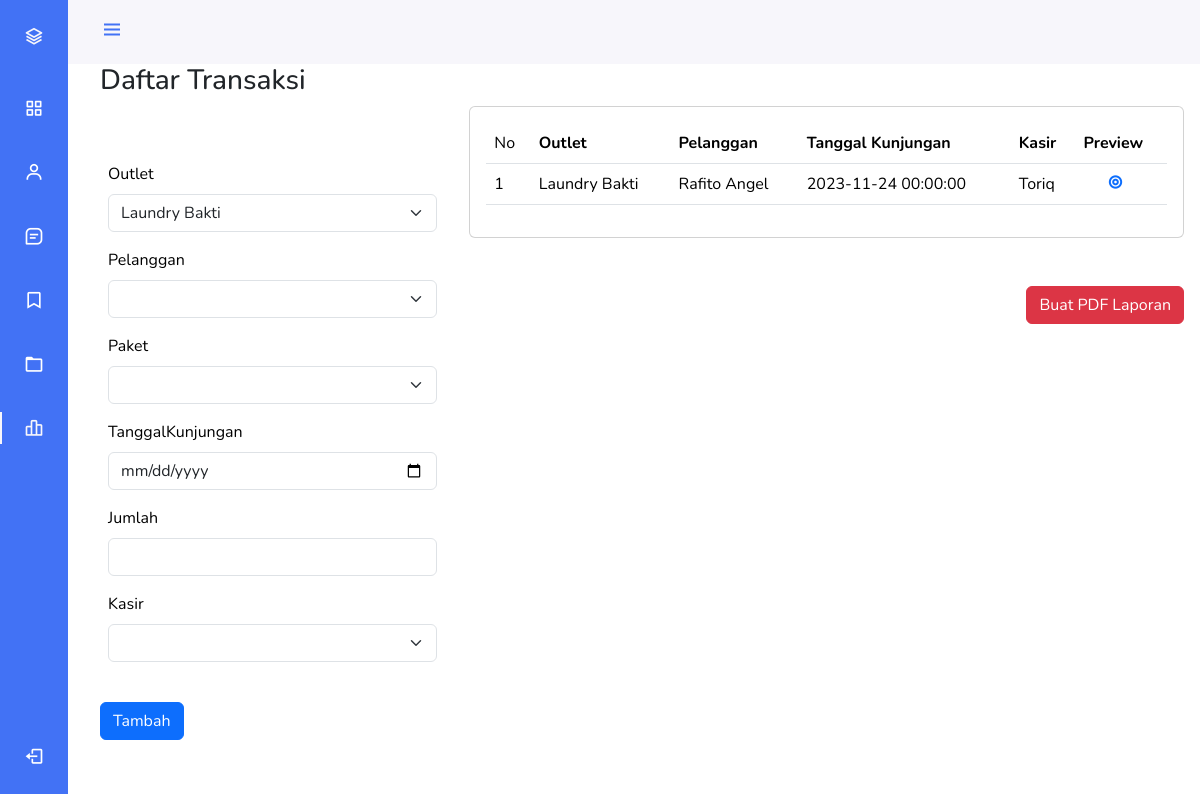
/transaksi.php (signed in), run on the app's committed database.
### tables this page shows
CREATE TABLE `transaksi` (
  `id_transaksi` int(5) NOT NULL,
  `id_outlet` int(5) NOT NULL,
  `id_paket` int(5) NOT NULL,
  `kode_invoice` varchar(100) NOT NULL,
  `id_member` int(5) NOT NULL,
  `tgl` datetime NOT NULL,
  `tgl_bayar` datetime NOT NULL,
  `status` enum('baru','diproses','selesai','diambil') NOT NULL,
  `pembayaran` enum('dibayar','belumbayar','','') NOT NULL,
  `qty` int(11) NOT NULL,
  `id_user` int(5) NOT NULL
);

CREATE TABLE `outlet` (
  `id_outlet` int(5) NOT NULL,
  `nama_outlet` varchar(100) NOT NULL,
  `alamat` text NOT NULL,
  `telp` varchar(13) NOT NULL
);

CREATE TABLE `member` (
  `id_member` int(5) NOT NULL,
  `nama` varchar(100) NOT NULL,
  `alamat` text NOT NULL,
  `jenis_kelamin` enum('Laki-laki','Perempuan') NOT NULL,
  `telp` varchar(13) NOT NULL
);

CREATE TABLE `user` (
  `id_user` int(5) NOT NULL,
  `id_outlet` int(5) NOT NULL,
  `nama_USER` varchar(100) NOT NULL,
  `password` varchar(100) NOT NULL,
  `role` varchar(100) NOT NULL
);

### transaksi.php (the view, shortened to what this page needs)
<?php
require 'function.php';
$transaksi = mysqli_query($conn,"SELECT * FROM transaksi JOIN outlet AS o USING(id_outlet) JOIN member AS m USING(id_member) JOIN user AS u USING(id_user) WHERE transaksi.id_outlet ='$_SESSION[id_outlet]'");
$member = mysqli_query($conn,"SELECT * FROM member");
$user =mysqli_query($conn,"SELECT * FROM user WHERE role = 'karyawan'");
$paket = mysqli_query($conn,"SELECT * FROM paket WHERE id_outlet = '$_SESSION[id_outlet]'");
?>
<!DOCTYPE html>
<html lang="en">
<head>
    <link rel="stylesheet" href="asset/css/bootstrap.min.css">
    <link rel="stylesheet" href="https://cdnjs.cloudflare.com/ajax/libs/jquery/3.2.1/jquery.min.js">
    <link rel="stylesheet" href="https://cdn.jsdelivr.net/npm/boxicons@latest/css/boxicons.min.css">
</head>
<body>
    <?php
        include 'component/sidebar.php';
    ?>
    <h3>Daftar Transaksi</h3>
    <div class="row">
        <div class="col-4 addUser mt-5">
            <form action="" method="post">
                <table class="table table-borderless">
                    <tr>
                        <td>
                            <label for="" class="form-label">Outlet</label>
                            <select name="outlet" class="form-select" id="">
                                <option value="<?=$_SESSION['id_outlet']?>"><?= $_SESSION['nama_outlet']?></option>
                            </select>
                        </td>
                    </tr>
                    <tr>
                        <td>
                            <label for="" class="form-label">Pelanggan</label>
                            <select name="pelanggan" class="form-select" id="">
                                <option value="" selected disabled></option>
                                <?php foreach($member as $m):?>
                                    <option value="<?= $m['id_member']?>"><?= $m['nama']?></option>
                                <?php endforeach;?>
                            </select>
                        </td>
                    </tr>
                    <tr>
                        <td>
                            <label for="" class="form-label">Paket</label>
                            <select name="paket" class="form-select" id="">
                                <option value="" selected disabled></option>
                                <?php foreach($paket as $p):?>
                                    <option value="<?= $p['id_paket']?>"><?= $p['nama_paket']?> <?= $p['jenis']?></option>
                                <?php endforeach;?>
                            </select>
                        </td>
                    </tr>
                    <tr>
                        <td>
                            <label for="" class="form-label">TanggalKunjungan</label>
                            <input type="date" class="form-control" name="tgl_kun">
                        </td>
                    </tr>
                    <tr>
                        <td>
                            <label for="" class="form-label">Jumlah</label>
                            <input type="number" class="form-control" name="jumlah">
                        </td>
                    </tr>
                    <tr>
                        <td>
                            <label for="" class="form-label">Kasir</label>
                            <select name="pj" class="form-select" id="">
                                <option value="" selected disabled></option>
                                <?php foreach($user as $u):?>
                                <option value="<?= $u['id_user']?>"><?=$u['nama_USER']?></option>
                                <?php endforeach;?>
                            </select>
                        </td>
                    </tr>
                </table>
                <button type="submit" class="btn btn-primary mt-3" name="tambah">Tambah</button>
            </form>
        </div>
        <div class="col-8 dataOutlet">
            <div class="card text-start">
              <div class="card-body">
                <table class="table">
                    <thead>
                        <tr>
                            <td>No</td>
                            <th>Outlet</th>
                            <th>Pelanggan</th>
                            <th>Tanggal Kunjungan</th>
                            <th>Kasir</th>
                            <th>Preview</th>
                        </tr>
                    </thead>
                    <thead>
                        <?php $i = 1;?>
                        <?php foreach($transaksi as $t):?>
                        <tr>
                            <td><?= $i++ ?></td>
                            <td><?= $t['nama_outlet']?></td>
                            <td><?= $t['nama']?></td>
                            <td><?= $t['tgl']?></td>
                            <td><?= $t['nama_USER']?></td>
                            <td>
                               <a href="detailtransaksi.php?id_detail=<?=$t['id_transaksi']?>"><i class='bx bxs-bullseye ms-4'></i></a>
                            </td>
                        </tr>
                        <?php endforeach;?>
                    </thead>
                </table>
              </div>
            </div>
            <a href="laporan.php?id_detail=<?=$t['id_transaksi']?>" class="btn btn-danger mt-5 float-end">Buat PDF Laporan</a>
        </div>
    </div>
</body>
</html>

### component/sidebar.php (style rules this page uses)
:root { --header-height: 3rem;--nav-width: 68px;--first-color: #4272f5;--first-color-light: white;--white-color: #F7F6FB;--body-font: 'Nunito', sans-serif;--normal-font-size: 1rem;--z-fixed: 100 }
*,::before,::after { box-sizing: border-box }
body { position: relative;margin: var(--header-height) 0 0 0;padding: 0 1rem;font-family: var(--body-font);font-size: var(--normal-font-size);transition: .5s }
a { text-decoration: none }
@media screen and (min-width: 768px) { body { margin: calc(var(--header-height) + 1rem) 0 0 0;padding-left: calc(var(--nav-width) + 2rem) } }

### data on the page
transaksi: id_outlet.nama_outlet "Laundry Bakti", id_member.nama "Rafito Angel", tgl "2023-11-24 00:00:00", id_user.nama_USER "Toriq"

### other printed values
form field outlet "Laundry Bakti"
